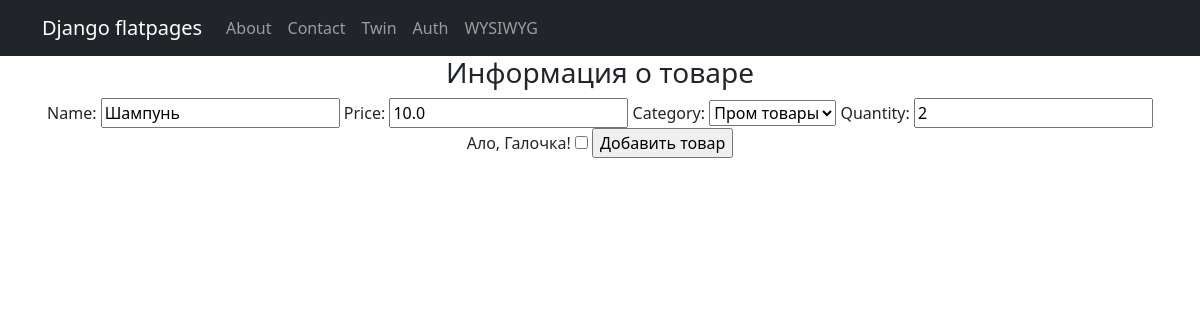
/products/create/3, run on the app's committed database.
### simpleapp/models.py (models this page shows, shortened)
class Product(models.Model):
    name = models.CharField(max_length=200)
    description = models.TextField()
    quantity = models.IntegerField(validators=[MinValueValidator(0, 'Quantity should be >= 0')])
    price = models.FloatField(validators=[MinValueValidator(0.0, 'Price should be >= 0.0')])
    category = models.ForeignKey('Category', on_delete=models.CASCADE)

class Category(models.Model):
    name = models.CharField(max_length=200)
    def __str__(self):
        return f'{self.name}'

### simpleapp/views.py (the view)
# urls.py: path('create/<int:pk>', ProductUpdateView.as_view(), name='product_update'),
class ProductUpdateView(UpdateView):
    template_name = 'sample_app/product_create.html'
    form_class = ProductForm
    def get_object(self, **kwargs):
        id = self.kwargs.get('pk')
        return Product.objects.get(pk=id)

### simpleapp/forms.py
class ProductForm(ModelForm):
    check_box = BooleanField(label='Ало, Галочка!')
    class Meta:
        model = Product
        fields = ['name', 'price', 'category', 'quantity', 'check_box']

### templates/sample_app/product_create.html (shortened to what this page needs)
{% extends 'flatpages/default.html' %}
{% block content %}
<h3>Информация о товаре</h3>
<form method="POST">
    {{ form }}
    <input type="submit" value="Добавить товар">
</form>
{% endblock content %}

### data on the page
Product: name "Шампунь", price "10.0", category "Пром товары", quantity "2"
